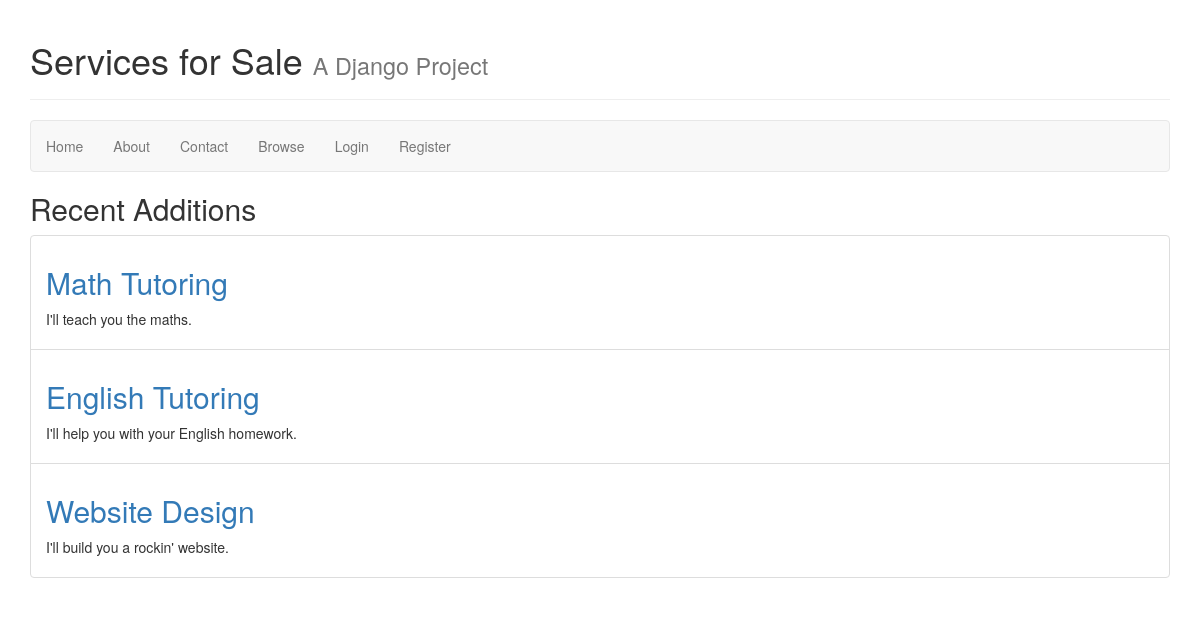
The page / on the database its author committed.
### collection/models.py (models this page shows)
class Service(models.Model):
    name = models.CharField(max_length=255)
    description = models.TextField()
    slug = models.SlugField(unique=True)
    user = models.OneToOneField(User, blank=True, null=True)

### collection/views.py (the view)
# urls.py: url(r'^$', 'collection.views.index', name='home'),
def index(request):
    services = Service.objects.all()
    return render(request, 'index.html', {
            'services' : services,
        })

### collection/templates/index.html (shortened to what this page needs)
{% extends 'layouts/base.html' %}
{% block content %}
<h2>Recent Additions</h2>
<ul class="list-group">
{% for service in services %}
<li class="list-group-item">
<h2><a href="{% url 'service_detail' slug=service.slug %}">{{ service.name }}</a></h2>
<p>{{ service.description }}</p>
</li>
{% endfor %}
</ul>
{% endblock %}

### rows shown on the page
Service: name "Math Tutoring", description "I'll teach you the maths."
Service: name "English Tutoring", description "I'll help you with your English homework."
Service: name "Website Design", description "I'll build you a rockin' website."
